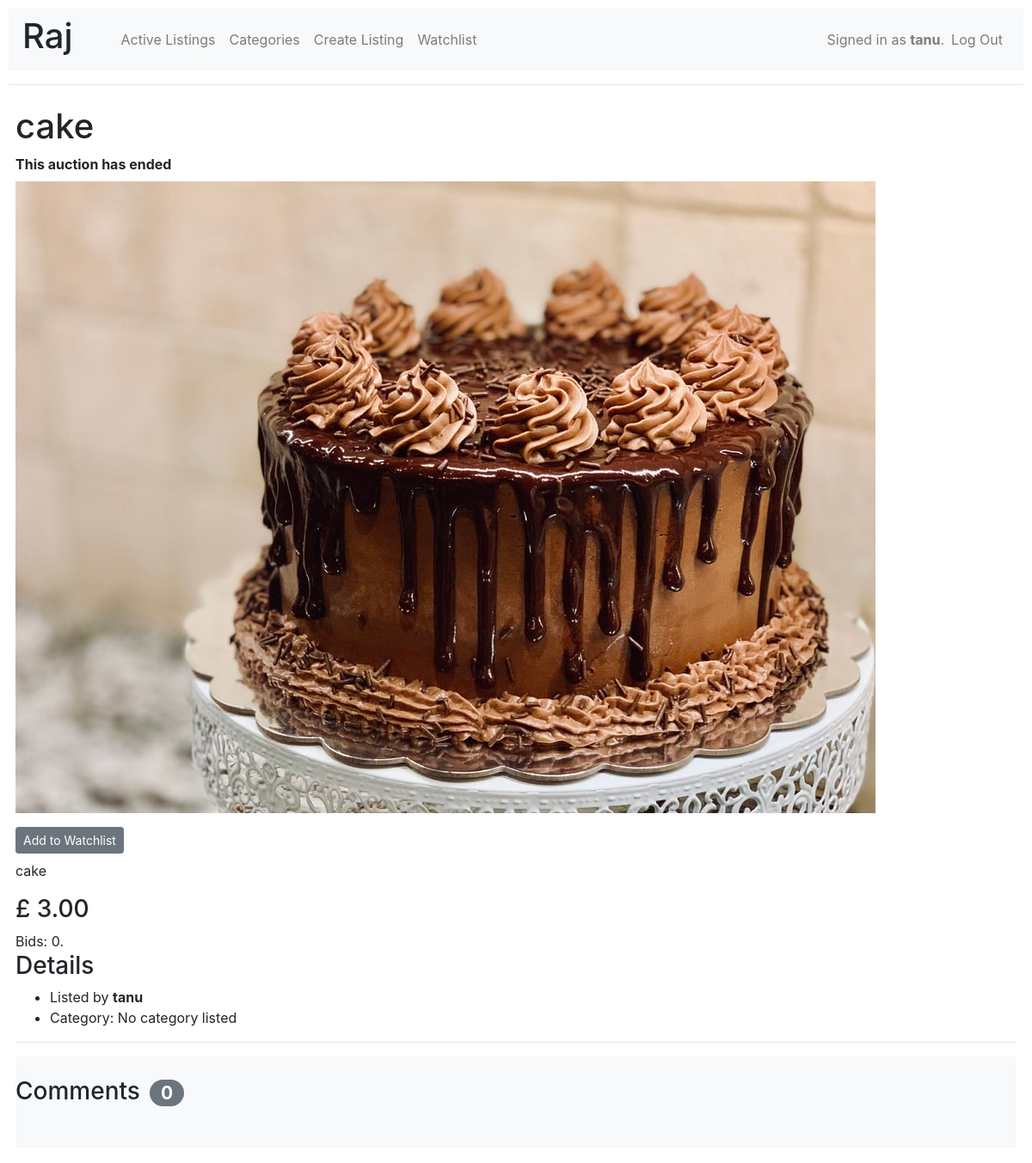
The page /auction/2 (signed in) on the database its author committed.
### auctions/models.py (models this page shows, shortened)
class User(AbstractUser):
    def __str__(self):
        return f"{self.username}"

class Auction(models.Model):
    item_name        = models.CharField(max_length=64)
    item_description = models.TextField(max_length=800)
    image            = models.ImageField(
                          blank = True,
                          null = True,
                          upload_to =''
                       )
    category         = models.ForeignKey(
                          Category,
                          blank=True,
                          null=True,
                          on_delete=models.SET_NULL,
                          related_name="auctions"
                       )
    start_time       = models.DateTimeField()
    end_time         = models.DateTimeField()
    DURATIONS = (
        (3, "Three Days"),
        (7, "One Week"),
        (14, "Two Weeks"),
        (28, "Four Weeks")
    )
    duration         = models.IntegerField(choices=DURATIONS)
    ended_manually   = models.BooleanField(default=False)
    start_bid        = models.DecimalField(
                          max_digits=7,
                          decimal_places=2,
                          validators=[MinValueValidator(0.01)]
                       )
    user             = models.ForeignKey(
                          User,
                          on_delete=models.CASCADE,
                          related_name="auctions"
                       )
    watchers         = models.ManyToManyField(
                          User,
                          blank=True,
                          related_name="watchlist"
                       )
    class Meta:
        ordering = ('-end_time',)
    def is_finshed(self):
        if self.ended_manually or self.end_time < timezone.now():
            return True
        else:
            return False

### auctions/views.py (the view, shortened to what this page needs)
# urls.py: path("auction/<str:id>", views.auction, name="auction"),
def auction(request, id):
    try:
        auction = Auction.objects.get(id=id)
    except:
        return HttpResponse("Entry does not exist")
    context = {}
    context["auction"] = auction
    if auction.is_finshed():
        context["ended"] = True
        return render(request, "auctions/auction.html", context)

### auctions/templates/auctions/auction.html (shortened to what this page needs)
{% extends "auctions/layout.html" %}
{% load mathfilters %}
{% block body %}
    <h1> {{ auction.item_name }} </h1>
    {% if ended %}
        <div><b>This auction has ended</b></div>
    {% else %}
        <div>Time Left: {{ days }}d {{ hours }}h {{ minutes }}m</div>
        <div>Auction ends at: {{ auction.end_time }}</div>
    {% endif %}
    {% if auction.image %}
        <img class="my-2" src="{{ auction.image.url }}">
    {% endif %}
    {% if request.user.is_authenticated %}
        <div class="my-2">
            <form method="POST" action="{% url 'watch_auction' auction.id %}" class="form-inline">
                {% if auction in request.user.watchlist.all %}
                    <input class="btn btn-secondary btn-sm" type="submit" value="Remove from Watchlist" />
                {% else %}
                    <input class="btn btn-secondary btn-sm" type="submit" value="Add to Watchlist" />
                {% endif %}
            </form>
        </div>
    {% endif %}
    <p> {{ auction.item_description }} </p>
    <h3>
        £
        {% if auction.bids.all.count > 0 %}
            {{ auction.bids.first.amount }}
        {% else %}
            {{ auction.start_bid }}
        {% endif %}
    </h3>
    Bids: {{ auction.bids.all.count }}.
    <h3>Details</h3>
    <ul>
        <li>Listed by <b>{{ auction.user }}</b></li>
        <li>
            Category:
            {% if auction.category %}
                <a href="{% url 'category' auction.category.name %}">
                    {{ auction.category.name}}
                </a>
            {% else %}
                No category listed
            {% endif %}
        </li>
    </ul>
    <hr>
    <div id="comments-section" class="bg-light">
        <h3 class="py-4">Comments <span class="badge badge-secondary badge-pill mx-1">{{ auction.comments.count }}</span></h3>
        <div class="py-2">
        </div>
    </div>
{% endblock %}

### auctions/templates/auctions/layout.html (shortened to what this page needs)
{% load static %}
<!DOCTYPE html>
<html lang="en">
    <head>
        <link rel="stylesheet" href="https://stackpath.bootstrapcdn.com/bootstrap/4.4.1/css/bootstrap.min.css">
        <link href="{% static 'auctions/styles.css' %}" rel="stylesheet">
    </head>
    <body>
        <nav class="navbar navbar-expand-md navbar-light bg-light">
            <h1 class="mr-5">Raj</h1>
            <ul class="navbar-nav mr-auto">
                <li class="nav-item">
                    <a class="nav-link" href="{% url 'index' %}">Active Listings</a>
                </li>
                <li class="nav-item">
                    <a class="nav-link" href="{% url 'categories' %}">Categories</a>
                </li>
                {% if user.is_authenticated %}
                    <li class="nav-item">
                        <a class="nav-link" href="{% url 'create_listing' %}">Create Listing</a>
                    </li>
                    <li class="nav-item">
                        <a class="nav-link" href="{% url 'watchlist' %}">Watchlist</a>
                    </li>
                {% endif %}
            </ul>
            <ul class="navbar-nav my-2 my-lg-0">
                {% if user.is_authenticated %}
                    <li class="d-none d-lg-block">
                        <span class="navbar-text">Signed in as <strong>{{ user.username }}</strong>.</span>
                    </li>
                    <li class="nav-item">
                        <a class="nav-link" href="{% url 'logout' %}">Log Out</a>
                    </li>
                {% endif %}
            </ul>
        </nav>
        <hr>
        <div class="p-2">
            {% block body %}
            {% endblock %}
        </div>
    </body>
</html>

### auctions/static/auctions/styles.css (style rules this page uses)
body { padding: 10px; }

### rows shown on the page
User: username "tanu"
Auction: item_name "cake", image (picture), item_description "cake", start_bid "3.00", bids.all.count "0", user "tanu", comments.count "0"
